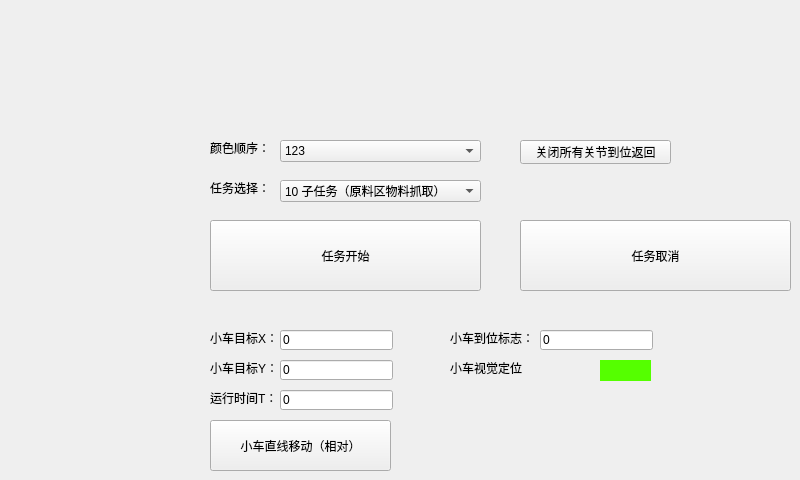
          <widget class="QWidget" name="tab_3">
           <property name="autoFillBackground">
            <bool>true</bool>
           </property>
           <attribute name="title">
            <string>任务界面</string>
           </attribute>
           <widget class="QLabel" name="label_61">
            <property name="geometry">
             <rect>
              <x>210</x>
              <y>180</y>
              <width>61</width>
              <height>16</height>
             </rect>
            </property>
            <property name="text">
             <string>任务选择：</string>
            </property>
           </widget>
           <widget class="QComboBox" name="cBox_subTaskNum">
            <property name="geometry">
             <rect>
              <x>280</x>
              <y>180</y>
              <width>201</width>
              <height>22</height>
             </rect>
            </property>
            <item>
             <property name="text">
              <string>10 子任务（原料区物料抓取）</string>
             </property>
            </item>
            <item>
             <property name="text">
              <string>20 子任务（粗加工区放置抓取）</string>
             </property>
            </item>
            <item>
             <property name="text">
              <string>31 子任务（暂存区放置）</string>
             </property>
            </item>
            <item>
             <property name="text">
              <string>32 子任务（暂存区码垛粗定位）</string>
             </property>
            </item>
            <item>
             <property name="text">
              <string>33 子任务（暂存区码垛精定位）</string>
             </property>
            </item>
           </widget>
           <widget class="QComboBox" name="cBox_colorOrder">
            <property name="geometry">
             <rect>
              <x>280</x>
              <y>140</y>
              <width>201</width>
              <height>22</height>
             </rect>
            </property>
            <item>
             <property name="text">
              <string>123</string>
             </property>
            </item>
            <item>
             <property name="text">
              <string>132</string>
             </property>
            </item>
            <item>
             <property name="text">
              <string>213</string>
             </property>
            </item>
            <item>
             <property name="text">
              <string>231</string>
             </property>
            </item>
            <item>
             <property name="text">
              <string>312</string>
             </property>
            </item>
            <item>
             <property name="text">
              <string>321</string>
             </property>
            </item>
           </widget>
           <widget class="QLabel" name="label_62">
            <property name="geometry">
             <rect>
              <x>210</x>
              <y>140</y>
              <width>61</width>
              <height>16</height>
             </rect>
            </property>
            <property name="text">
             <string>颜色顺序：</string>
            </property>
           </widget>
           <widget class="QPushButton" name="btn_taskStart">
            <property name="geometry">
             <rect>
              <x>210</x>
              <y>220</y>
              <width>271</width>
              <height>71</height>
             </rect>
            </property>
            <property name="text">
             <string>任务开始</string>
            </property>
           </widget>
           <widget class="QPushButton" name="btn_cancelReached">
            <property name="geometry">
             <rect>
              <x>520</x>
              <y>140</y>
              <width>151</width>
              <height>24</height>
             </rect>
            </property>
            <property name="text">
             <string>关闭所有关节到位返回</string>
            </property>
           </widget>
           <widget class="QPushButton" name="btn_taskCancel">
            <property name="geometry">
             <rect>
              <x>520</x>
              <y>220</y>
              <width>271</width>
              <height>71</height>
             </rect>
            </property>
            <property name="text">
             <string>任务取消</string>
            </property>
           </widget>
           <widget class="QLabel" name="label_63">
            <property name="geometry">
             <rect>
              <x>210</x>
              <y>330</y>
              <width>71</width>
              <height>16</height>
             </rect>
            </property>
            <property name="text">
             <string>小车目标X：</string>
            </property>
           </widget>
           <widget class="QLineEdit" name="entry_carRelX">
            <property name="geometry">
             <rect>
              <x>280</x>
              <y>330</y>
              <width>113</width>
              <height>20</height>
             </rect>
            </property>
            <property name="text">
             <string>0</string>
            </property>
           </widget>
           <widget class="QLineEdit" name="entry_carRelY">
            <property name="geometry">
             <rect>
              <x>280</x>
              <y>360</y>
              <width>113</width>
              <height>20</height>
             </rect>
            </property>
            <property name="text">
             <string>0</string>
            </property>
           </widget>
           <widget class="QLabel" name="label_64">
            <property name="geometry">
             <rect>
              <x>210</x>
              <y>360</y>
              <width>71</width>
              <height>16</height>
             </rect>
            </property>
            <property name="text">
             <string>小车目标Y：</string>
            </property>
           </widget>
           <widget class="QLineEdit" name="entry_carRelT">
            <property name="geometry">
             <rect>
              <x>280</x>
              <y>390</y>
              <width>113</width>
              <height>20</height>
             </rect>
            </property>
            <property name="text">
             <string>0</string>
            </property>
           </widget>
           <widget class="QLabel" name="label_65">
            <property name="geometry">
             <rect>
              <x>210</x>
              <y>390</y>
              <width>71</width>
              <height>16</height>
             </rect>
            </property>
            <property name="text">
             <string>运行时间T：</string>
            </property>
           </widget>
           <widget class="QPushButton" name="btn_carRelMove">
            <property name="geometry">
             <rect>
              <x>210</x>
              <y>420</y>
              <width>181</width>
              <height>51</height>
             </rect>
            </property>
            <property name="text">
             <string>小车直线移动（相对）</string>
            </property>
           </widget>
           <widget class="QLineEdit" name="entryR_isCarReached">
            <property name="geometry">
             <rect>
              <x>540</x>
              <y>330</y>
              <width>113</width>
              <height>20</height>
             </rect>
            </property>
            <property name="text">
             <string>0</string>
            </property>
            <property name="readOnly">
             <bool>true</bool>
            </property>
           </widget>
           <widget class="QLabel" name="label_66">
            <property name="geometry">
             <rect>
              <x>450</x>
              <y>330</y>
              <width>91</width>
              <height>16</height>
             </rect>
            </property>
            <property name="text">
             <string>小车到位标志：</string>
            </property>
           </widget>
           <widget class="QLabel" name="label_67">
            <property name="geometry">
             <rect>
              <x>450</x>
              <y>360</y>
              <width>81</width>
              <height>16</height>
             </rect>
            </property>
            <property name="text">
             <string>小车视觉定位</string>
            </property>
           </widget>
           <widget class="QSwitchButton" name="sw_carPosFix" native="true">
            <property name="geometry">
             <rect>
              <x>600</x>
              <y>360</y>
              <width>51</width>
              <height>21</height>
             </rect>
            </property>
            <property name="styleSheet">
             <string notr="true">background-color: rgb(85, 255, 0);</string>
            </property>
           </widget>
          </widget>
